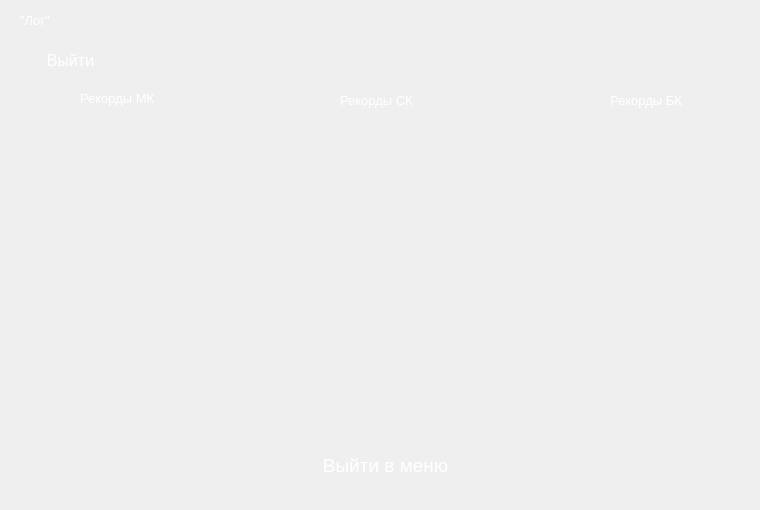
<?xml version="1.0" encoding="UTF-8"?>
<ui version="4.0">
 <class>MainWindow</class>
 <widget class="QMainWindow" name="MainWindow">
  <property name="geometry">
   <rect>
    <x>0</x>
    <y>0</y>
    <width>760</width>
    <height>510</height>
   </rect>
  </property>
  <property name="windowTitle">
   <string>MainWindow</string>
  </property>
  <widget class="QWidget" name="centralwidget">
   <widget class="QPushButton" name="pushButton">
    <property name="geometry">
     <rect>
      <x>10</x>
      <y>40</y>
      <width>121</width>
      <height>41</height>
     </rect>
    </property>
    <property name="font">
     <font>
      <family>Arial</family>
      <pointsize>12</pointsize>
     </font>
    </property>
    <property name="styleSheet">
     <string notr="true">background: transparent;
color: white;
border: none;</string>
    </property>
    <property name="text">
     <string>Выйти</string>
    </property>
   </widget>
   <widget class="QLabel" name="label">
    <property name="geometry">
     <rect>
      <x>20</x>
      <y>10</y>
      <width>81</width>
      <height>20</height>
     </rect>
    </property>
    <property name="font">
     <font>
      <family>Arial</family>
      <pointsize>10</pointsize>
     </font>
    </property>
    <property name="styleSheet">
     <string notr="true">background: transparent;
color: white;
border: none;</string>
    </property>
    <property name="text">
     <string>&quot;Лог&quot;</string>
    </property>
   </widget>
   <widget class="QLabel" name="label_2">
    <property name="geometry">
     <rect>
      <x>80</x>
      <y>90</y>
      <width>121</width>
      <height>16</height>
     </rect>
    </property>
    <property name="font">
     <font>
      <family>Arial</family>
      <pointsize>10</pointsize>
     </font>
    </property>
    <property name="styleSheet">
     <string notr="true">background: transparent;
color: white;
border: none;</string>
    </property>
    <property name="text">
     <string>Рекорды МК</string>
    </property>
   </widget>
   <widget class="QLabel" name="label_3">
    <property name="geometry">
     <rect>
      <x>340</x>
      <y>90</y>
      <width>101</width>
      <height>20</height>
     </rect>
    </property>
    <property name="font">
     <font>
      <family>Arial</family>
      <pointsize>10</pointsize>
     </font>
    </property>
    <property name="styleSheet">
     <string notr="true">background: transparent;
color: white;
border: none;</string>
    </property>
    <property name="text">
     <string>Рекорды СК</string>
    </property>
   </widget>
   <widget class="QPushButton" name="pushButton_2">
    <property name="geometry">
     <rect>
      <x>280</x>
      <y>440</y>
      <width>211</width>
      <height>51</height>
     </rect>
    </property>
    <property name="font">
     <font>
      <family>Arial</family>
      <pointsize>14</pointsize>
     </font>
    </property>
    <property name="styleSheet">
     <string notr="true">background: transparent;
color: white;
border: none;</string>
    </property>
    <property name="text">
     <string>Выйти в меню</string>
    </property>
   </widget>
   <widget class="QLabel" name="label_4">
    <property name="geometry">
     <rect>
      <x>0</x>
      <y>0</y>
      <width>761</width>
      <height>511</height>
     </rect>
    </property>
    <property name="text">
     <string/>
    </property>
    <property name="pixmap">
     <pixmap>3.png</pixmap>
    </property>
   </widget>
   <widget class="QLabel" name="label_5">
    <property name="geometry">
     <rect>
      <x>610</x>
      <y>90</y>
      <width>101</width>
      <height>20</height>
     </rect>
    </property>
    <property name="font">
     <font>
      <family>Arial</family>
      <pointsize>10</pointsize>
     </font>
    </property>
    <property name="styleSheet">
     <string notr="true">background: transparent;
color: white;
border: none;</string>
    </property>
    <property name="text">
     <string>Рекорды БК</string>
    </property>
   </widget>
   <widget class="QPlainTextEdit" name="plainTextEdit">
    <property name="geometry">
     <rect>
      <x>30</x>
      <y>120</y>
      <width>211</width>
      <height>301</height>
     </rect>
    </property>
    <property name="styleSheet">
     <string notr="true">background: transparent;
color: white;
border: none;</string>
    </property>
   </widget>
   <widget class="QPlainTextEdit" name="plainTextEdit_2">
    <property name="geometry">
     <rect>
      <x>280</x>
      <y>120</y>
      <width>211</width>
      <height>301</height>
     </rect>
    </property>
    <property name="styleSheet">
     <string notr="true">background: transparent;
color: white;
border: none;</string>
    </property>
   </widget>
   <widget class="QPlainTextEdit" name="plainTextEdit_3">
    <property name="geometry">
     <rect>
      <x>530</x>
      <y>120</y>
      <width>221</width>
      <height>301</height>
     </rect>
    </property>
    <property name="styleSheet">
     <string notr="true">background: transparent;
color: white;
border: none;</string>
    </property>
   </widget>
   <zorder>label_4</zorder>
   <zorder>pushButton</zorder>
   <zorder>label</zorder>
   <zorder>label_2</zorder>
   <zorder>label_3</zorder>
   <zorder>pushButton_2</zorder>
   <zorder>label_5</zorder>
   <zorder>plainTextEdit</zorder>
   <zorder>plainTextEdit_2</zorder>
   <zorder>plainTextEdit_3</zorder>
  </widget>
 </widget>
 <resources/>
 <connections/>
</ui>
